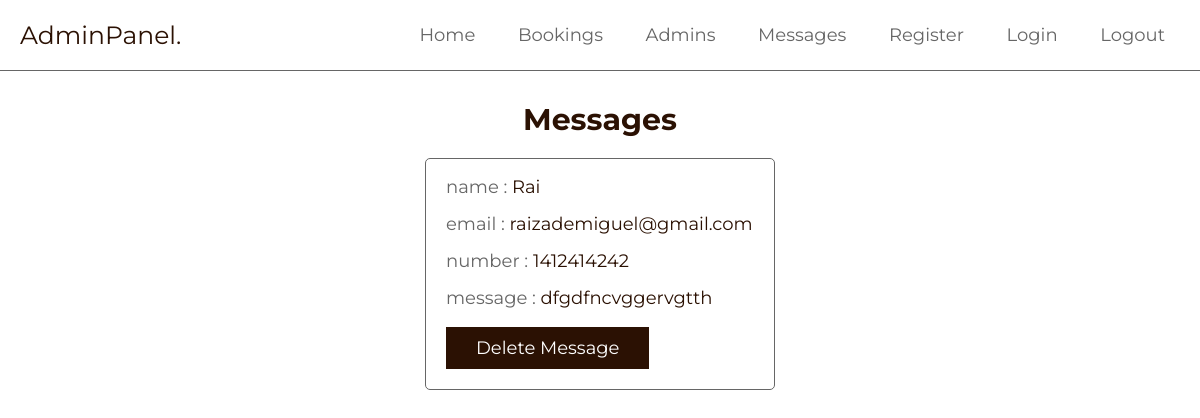
The app's page /admin/messages.php (signed in) with its own data.
### tables this page shows
CREATE TABLE `messages` (
  `id` bigint(20) NOT NULL,
  `name` varchar(50) NOT NULL,
  `email` varchar(50) NOT NULL,
  `number` varchar(10) NOT NULL,
  `message` varchar(1000) NOT NULL
);

### admin/messages.php (the view, shortened to what this page needs)
<?php
include '../components/connect.php';
?>
<!DOCTYPE html>
<html lang="en">
<head>
   <link rel="stylesheet" href="https://cdnjs.cloudflare.com/ajax/libs/font-awesome/6.2.0/css/all.min.css">
   <link rel="stylesheet" href="../css/admin_style.css">
</head>
<body>
<?php include '../components/admin_header.php'; ?>
<section class="grid">
   <h1 class="heading">messages</h1>
   <div class="box-container">
   <?php
      $select_messages = $conn->prepare("SELECT * FROM `messages`");
      $select_messages->execute();
      if($select_messages->rowCount() > 0){
         while($fetch_messages = $select_messages->fetch(PDO::FETCH_ASSOC)){
   ?>
   <div class="box">
      <p>name : <span><?= $fetch_messages['name']; ?></span></p>
      <p>email : <span><?= $fetch_messages['email']; ?></span></p>
      <p>number : <span><?= $fetch_messages['number']; ?></span></p>
      <p>message : <span><?= $fetch_messages['message']; ?></span></p>
      <form action="" method="POST">
         <input type="submit" value="delete message" onclick="return confirm('delete this message?');" name="delete" class="btn">
      </form>
   </div>
   <?php
      }
      }
   ?>
   </div>
</section>
</body>
</html>

### css/admin_style.css (style rules this page uses)
:root { --main-color:#2B1103; --sub-color:#666; --white:#fff; --border:.1rem solid var(--sub-color); }
* { font-family: 'Montserrat', sans-serif; margin: 0; padding: 0; box-sizing: border-box; outline: none; border: none; text-decoration: none; }
html { font-size: 62.5%; overflow-x: hidden; scroll-behavior: smooth; scroll-padding-top: 2rem; }
section { padding: 3rem 2rem; max-width: 1200px; margin: 0 auto; }
.heading { margin-bottom: 2rem; text-align: center; text-transform: capitalize; color: var(--main-color); font-size: 3rem; }
.btn { display: inline-block; cursor: pointer; padding: 1rem 3rem; font-size: 1.8rem; color: var(--white); text-align: center; text-transform: capitalize; transition: .2s linear; margin-top: 1rem; background-color: var(--main-color); }
.grid .box-container { display: grid; grid-template-columns: repeat(auto-fit, 35rem); align-items: flex-start; justify-content: center; gap: 1.5rem; }
.grid .box-container .box { border-radius: .5rem; padding: 2rem; padding-top: 1rem; border: var(--border); overflow-x: hidden; }
.grid .box-container .box p { line-height: 1.5; padding: .5rem 0; font-size: 1.8rem; color: var(--sub-color); white-space: pre-line; text-overflow: ellipsis; overflow-x: hidden; }
.grid .box-container .box p span { color: var(--main-color); }

### records on screen
messages: name "Rai", email "raizademiguel@gmail.com", number "1412414242", message "dfgdfncvggervgtth"
